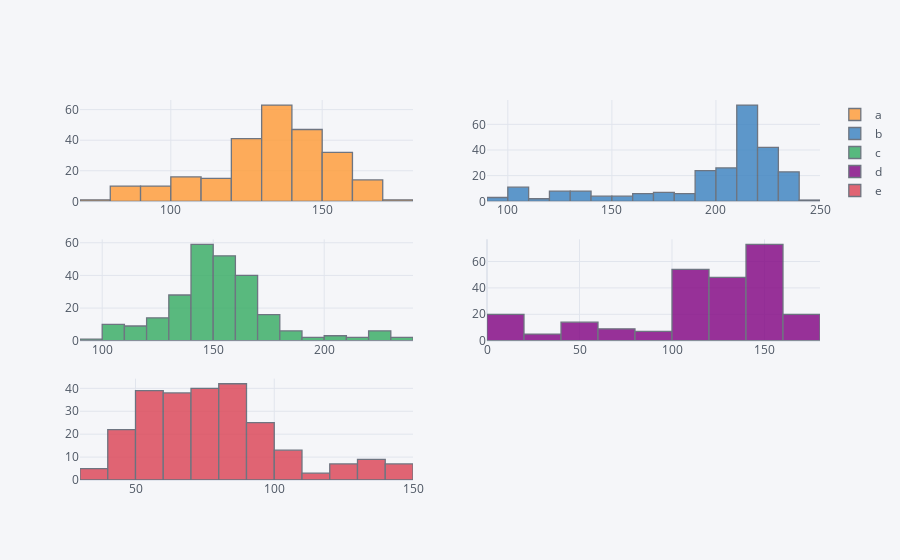

Notebook code cell kept with this figure:
### Code cell
plyo.iplot(
    df.iplot(kind='hist',    # Specifies the plotting type.
             subplots=True,    # Requires separate subplots for every column.
             bins=15,    # Sets the bins parameter (buckets to be used = bars to be plotted).
             asFigure=True),
    # image='png',
    filename='ply_03'
)

### Figure 1 — Plotly figure (JSON) as saved in the notebook; plotly's stock layout.template omitted (floating-point values rounded to 4 significant figures; data arrays with more than 128 entries replaced by an {"elided": "..."} marker saying what was removed)
{"data": [{"histfunc": "count", "histnorm": "", "marker": {"color": "rgba(255, 153, 51, 1.0)", "line": {"color": "#4D5663", "width": 1.3}}, "name": "a", "nbinsx": 15, "opacity": 0.8, "orientation": "v", "type": "histogram", "x": {"elided": "250 float values"}, "xaxis": "x", "yaxis": "y"}, {"histfunc": "count", "histnorm": "", "marker": {"color": "rgba(55, 128, 191, 1.0)", "line": {"color": "#4D5663", "width": 1.3}}, "name": "b", "nbinsx": 15, "opacity": 0.8, "orientation": "v", "type": "histogram", "x": {"elided": "250 float values"}, "xaxis": "x2", "yaxis": "y2"}, {"histfunc": "count", "histnorm": "", "marker": {"color": "rgba(50, 171, 96, 1.0)", "line": {"color": "#4D5663", "width": 1.3}}, "name": "c", "nbinsx": 15, "opacity": 0.8, "orientation": "v", "type": "histogram", "x": {"elided": "250 float values"}, "xaxis": "x3", "yaxis": "y3"}, {"histfunc": "count", "histnorm": "", "marker": {"color": "rgba(128, 0, 128, 1.0)", "line": {"color": "#4D5663", "width": 1.3}}, "name": "d", "nbinsx": 15, "opacity": 0.8, "orientation": "v", "type": "histogram", "x": {"elided": "250 float values"}, "xaxis": "x4", "yaxis": "y4"}, {"histfunc": "count", "histnorm": "", "marker": {"color": "rgba(219, 64, 82, 1.0)", "line": {"color": "#4D5663", "width": 1.3}}, "name": "e", "nbinsx": 15, "opacity": 0.8, "orientation": "v", "type": "histogram", "x": {"elided": "250 float values"}, "xaxis": "x5", "yaxis": "y5"}], "layout": {"barmode": "overlay", "legend": {"bgcolor": "#F5F6F9", "font": {"color": "#4D5663"}}, "paper_bgcolor": "#F5F6F9", "plot_bgcolor": "#F5F6F9", "title": {"font": {"color": "#4D5663"}}, "xaxis": {"anchor": "y", "domain": [0, 0.45], "gridcolor": "#E1E5ED", "showgrid": true, "tickfont": {"color": "#4D5663"}, "title": {"font": {"color": "#4D5663"}, "text": ""}, "zerolinecolor": "#E1E5ED"}, "xaxis2": {"anchor": "y2", "domain": [0.55, 1], "gridcolor": "#E1E5ED", "showgrid": true, "tickfont": {"color": "#4D5663"}, "title": {"font": {"color": "#4D5663"}, "text": ""}, "zerolinecolor": "#E1E5ED"}, "xaxis3": {"anchor": "y3", "domain": [0, 0.45], "gridcolor": "#E1E5ED", "showgrid": true, "tickfont": {"color": "#4D5663"}, "title": {"font": {"color": "#4D5663"}, "text": ""}, "zerolinecolor": "#E1E5ED"}, "xaxis4": {"anchor": "y4", "domain": [0.55, 1], "gridcolor": "#E1E5ED", "showgrid": true, "tickfont": {"color": "#4D5663"}, "title": {"font": {"color": "#4D5663"}, "text": ""}, "zerolinecolor": "#E1E5ED"}, "xaxis5": {"anchor": "y5", "domain": [0, 0.45], "gridcolor": "#E1E5ED", "showgrid": true, "tickfont": {"color": "#4D5663"}, "title": {"font": {"color": "#4D5663"}, "text": ""}, "zerolinecolor": "#E1E5ED"}, "yaxis": {"anchor": "x", "domain": [0.7333, 1], "gridcolor": "#E1E5ED", "showgrid": true, "tickfont": {"color": "#4D5663"}, "title": {"font": {"color": "#4D5663"}, "text": ""}, "zerolinecolor": "#E1E5ED"}, "yaxis2": {"anchor": "x2", "domain": [0.7333, 1], "gridcolor": "#E1E5ED", "showgrid": true, "tickfont": {"color": "#4D5663"}, "title": {"font": {"color": "#4D5663"}, "text": ""}, "zerolinecolor": "#E1E5ED"}, "yaxis3": {"anchor": "x3", "domain": [0.3667, 0.6333], "gridcolor": "#E1E5ED", "showgrid": true, "tickfont": {"color": "#4D5663"}, "title": {"font": {"color": "#4D5663"}, "text": ""}, "zerolinecolor": "#E1E5ED"}, "yaxis4": {"anchor": "x4", "domain": [0.3667, 0.6333], "gridcolor": "#E1E5ED", "showgrid": true, "tickfont": {"color": "#4D5663"}, "title": {"font": {"color": "#4D5663"}, "text": ""}, "zerolinecolor": "#E1E5ED"}, "yaxis5": {"anchor": "x5", "domain": [0, 0.2667], "gridcolor": "#E1E5ED", "showgrid": true, "tickfont": {"color": "#4D5663"}, "title": {"font": {"color": "#4D5663"}, "text": ""}, "zerolinecolor": "#E1E5ED"}}}
